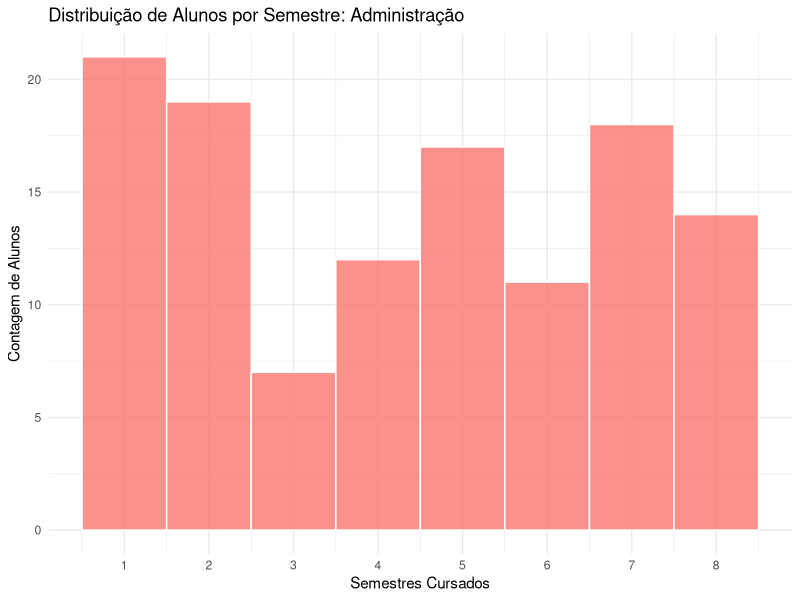
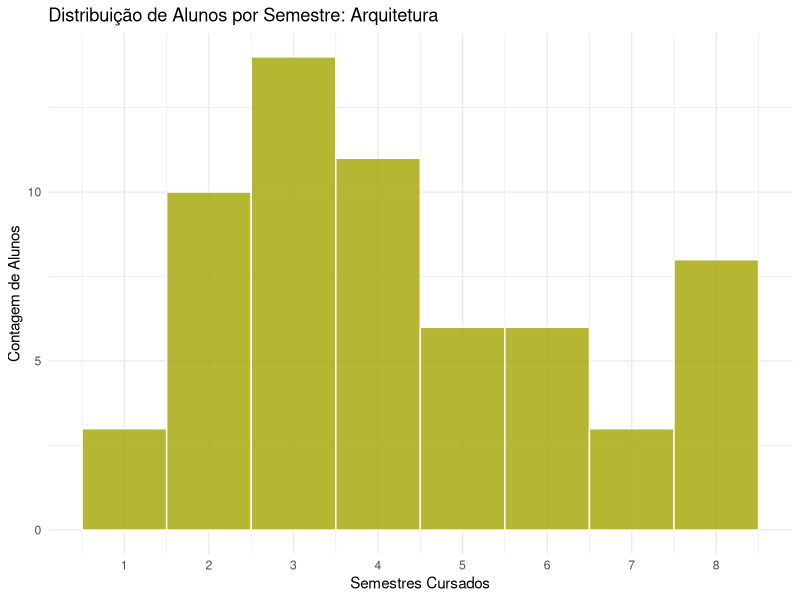
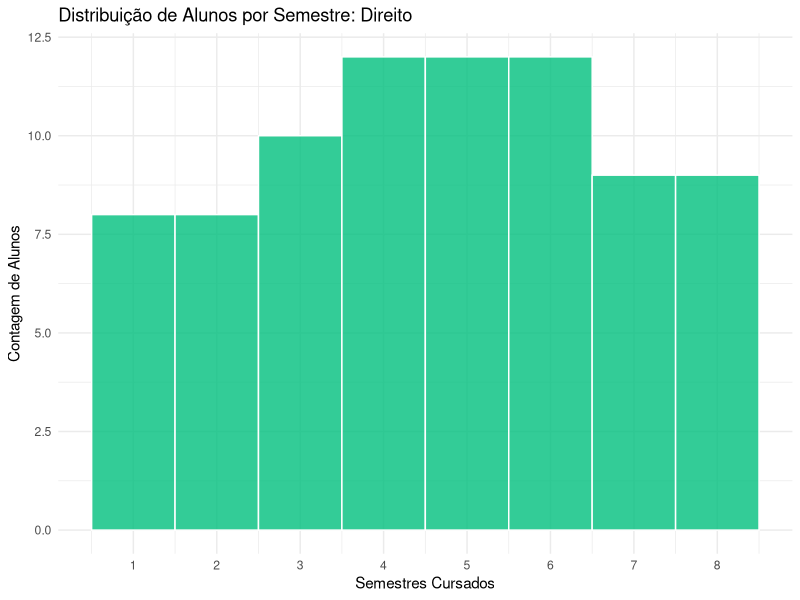
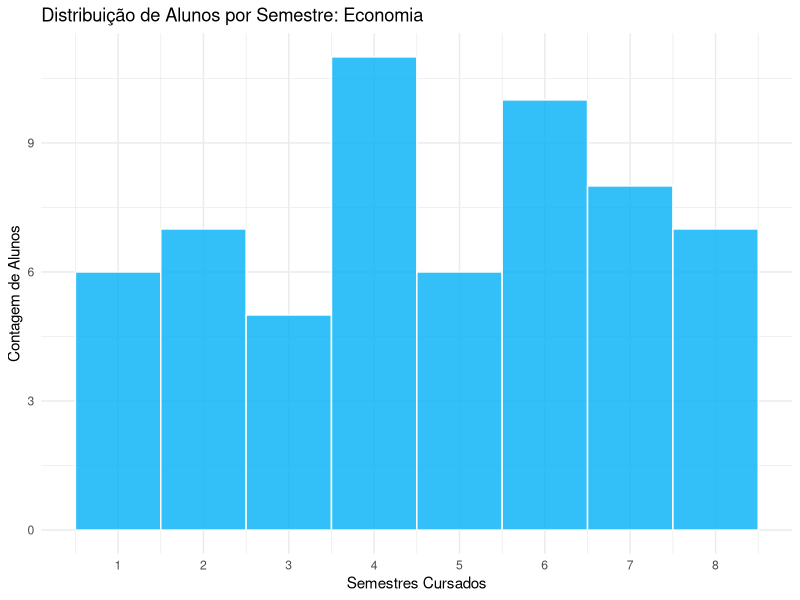
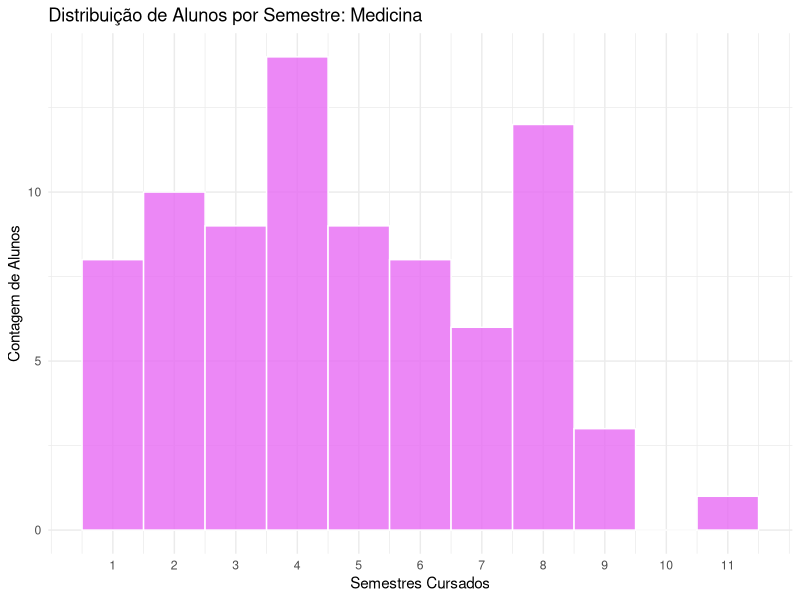
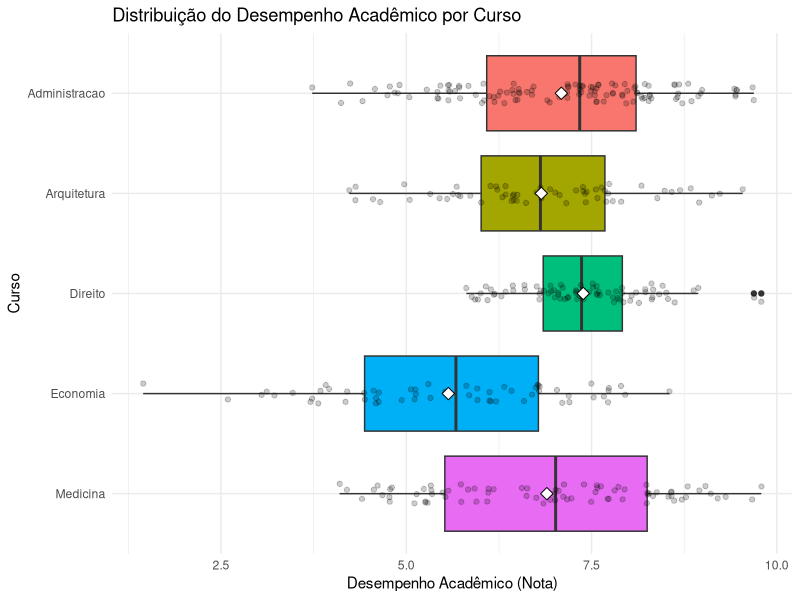
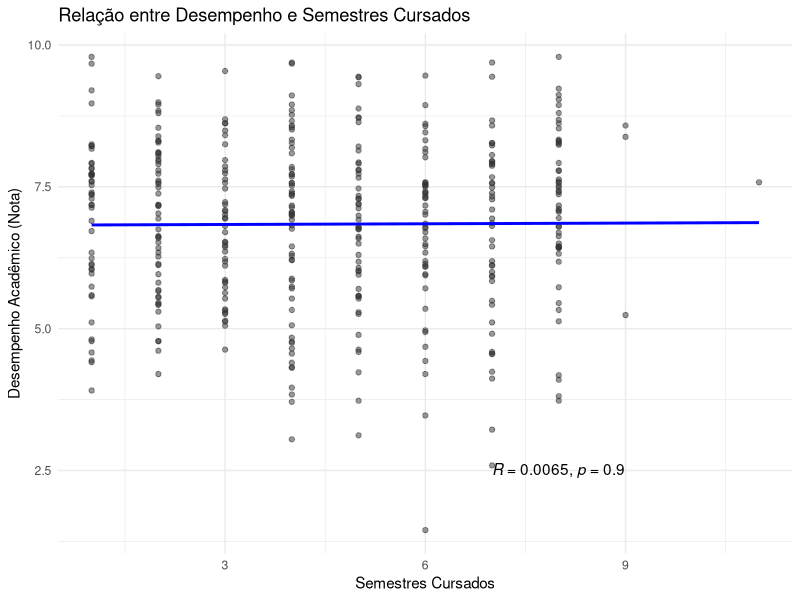
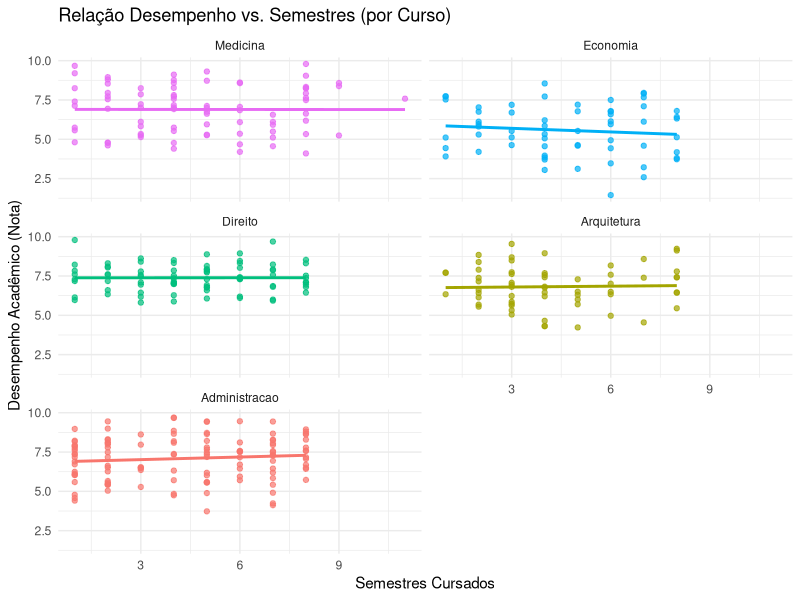

Reproduce these figures in R, in order.
# --- --- --- --- --- --- --- --- --- --- --- --- --- --- ---
# TRABALHO: ANÁLISE DE SATISFAÇÃO DA UNIVERSIDADE
# FASE 5: ANÁLISE EXPLORATÓRIA ADICIONAL (GRÁFICOS DE CONTEXTO)
# (Versão com ordenação de curso e cor do Gráfico 13 corrigida)
# --- --- --- --- --- --- --- --- --- --- --- --- --- --- ---

# 1. CARGA DE PACOTES E DADOS
# ------------------------------------------------
library(tidyverse)
library(ggpubr) # Para o stat_cor()

# Lendo os dados brutos
df <- read.csv2("./data/satisfacao.csv", header = TRUE, sep = ";")

# --- DEFINIÇÃO DA PALETA DE CORES CONSISTENTE (CORRIGIDA) ---
cores_cursos_palette <- c(
  "Administracao" = "#F8766D", # Vermelho/Coral
  "Arquitetura"   = "#A3A500", # Olive
  "Direito"       = "#00BF7D", # Verde
  "Economia"      = "#00B0F6", # Azul Claro
  "Medicina"      = "#E76BF3"  # Rosa/Magenta
)
# ------------------------------------------------

# Preparando os dados
df_analise <- df %>%
  mutate(
    Sexo_label = factor(Sexo, 
                        levels = c(0, 1), 
                        labels = c("Masculino", "Feminino")),
    Curso = factor(Curso, levels = c("Medicina", "Economia", "Direito", 
                                     "Arquitetura", "Administracao")),
    Nivel.de.satisfacao = factor(Nivel.de.satisfacao, 
                                 levels = c("Baixa", "Media", "Alta"))
  )


# 2. GRÁFICO 1 (Refatorado): Alunos por Semestre e por Curso
# ------------------------------------------------
# (Blocos 2.1 a 2.5 permanecem idênticos, gerando os 5 histogramas)
# --- 2.1: ADMINISTRAÇÃO ---
print("--- Gráfico 11.1: Semestres - Administração ---")
df_adm <- df_analise %>% filter(Curso == "Administracao")
max_sem_adm <- max(df_adm$Semestres.cursados)
grafico_adm <- ggplot(df_adm, aes(x = Semestres.cursados)) +
  geom_histogram(binwidth = 1, fill = cores_cursos_palette["Administracao"], color = "white", alpha = 0.8) +
  scale_x_continuous(breaks = seq(1, max_sem_adm, by = 1)) + 
  labs(title = "Distribuição de Alunos por Semestre: Administração",
       x = "Semestres Cursados", y = "Contagem de Alunos") +
  theme_minimal()
print(grafico_adm)
ggsave("./plots/11_hist_semestres_Administracao.png", plot = grafico_adm)

# --- 2.2: ARQUITETURA ---
print("--- Gráfico 11.2: Semestres - Arquitetura ---")
df_arq <- df_analise %>% filter(Curso == "Arquitetura")
max_sem_arq <- max(df_arq$Semestres.cursados)
grafico_arq <- ggplot(df_arq, aes(x = Semestres.cursados)) +
  geom_histogram(binwidth = 1, fill = cores_cursos_palette["Arquitetura"], color = "white", alpha = 0.8) +
  scale_x_continuous(breaks = seq(1, max_sem_arq, by = 1)) + 
  labs(title = "Distribuição de Alunos por Semestre: Arquitetura",
       x = "Semestres Cursados", y = "Contagem de Alunos") +
  theme_minimal()
print(grafico_arq)
ggsave("./plots/11_hist_semestres_Arquitetura.png", plot = grafico_arq)

# --- 2.3: DIREITO ---
print("--- Gráfico 11.3: Semestres - Direito ---")
df_dir <- df_analise %>% filter(Curso == "Direito")
max_sem_dir <- max(df_dir$Semestres.cursados)
grafico_dir <- ggplot(df_dir, aes(x = Semestres.cursados)) +
  geom_histogram(binwidth = 1, fill = cores_cursos_palette["Direito"], color = "white", alpha = 0.8) +
  scale_x_continuous(breaks = seq(1, max_sem_dir, by = 1)) + 
  labs(title = "Distribuição de Alunos por Semestre: Direito",
       x = "Semestres Cursados", y = "Contagem de Alunos") +
  theme_minimal()
print(grafico_dir)
ggsave("./plots/11_hist_semestres_Direito.png", plot = grafico_dir)

# --- 2.4: ECONOMIA ---
print("--- Gráfico 11.4: Semestres - Economia ---")
df_eco <- df_analise %>% filter(Curso == "Economia")
max_sem_eco <- max(df_eco$Semestres.cursados)
grafico_eco <- ggplot(df_eco, aes(x = Semestres.cursados)) +
  geom_histogram(binwidth = 1, fill = cores_cursos_palette["Economia"], color = "white", alpha = 0.8) +
  scale_x_continuous(breaks = seq(1, max_sem_eco, by = 1)) + 
  labs(title = "Distribuição de Alunos por Semestre: Economia",
       x = "Semestres Cursados", y = "Contagem de Alunos") +
  theme_minimal()
print(grafico_eco)
ggsave("./plots/11_hist_semestres_Economia.png", plot = grafico_eco)

# --- 2.5: MEDICINA ---
print("--- Gráfico 11.5: Semestres - Medicina ---")
df_med <- df_analise %>% filter(Curso == "Medicina")
max_sem_med <- max(df_med$Semestres.cursados) 
grafico_med <- ggplot(df_med, aes(x = Semestres.cursados)) +
  geom_histogram(binwidth = 1, fill = cores_cursos_palette["Medicina"], color = "white", alpha = 0.8) +
  scale_x_continuous(breaks = seq(1, max_sem_med, by = 1)) + 
  labs(title = "Distribuição de Alunos por Semestre: Medicina",
       x = "Semestres Cursados", y = "Contagem de Alunos") +
  theme_minimal()
print(grafico_med)
ggsave("./plots/11_hist_semestres_Medicina.png", plot = grafico_med)


# 3. GRÁFICO 12: Desempenho por Curso (COM ORDEM CORRIGIDA)
# ------------------------------------------------
print("--- Gráfico 12: Desempenho por Curso ---")
grafico_desempenho_curso <- ggplot(df_analise, aes(x = Curso, y = Desempenho.academico, fill = Curso)) +
  geom_boxplot(show.legend = FALSE) +
  geom_jitter(width = 0.1, alpha = 0.2, show.legend = FALSE) +
  stat_summary(fun = mean, geom = "point", shape = 23, size = 3, fill = "white") + 
  scale_fill_manual(values = cores_cursos_palette) +
  labs(title = "Distribuição do Desempenho Acadêmico por Curso",
       x = "Curso",
       y = "Desempenho Acadêmico (Nota)") +
  theme_minimal() +
  coord_flip() 
print(grafico_desempenho_curso)
ggsave("./plots/12_boxplot_desempenho_curso.png", plot = grafico_desempenho_curso)


# 4. GRÁFICO 13: Desempenho por Semestre (COM COR CINZA)
# ------------------------------------------------
print("--- Gráfico 13: Desempenho vs. Semestres Cursados ---")

grafico_desempenho_semestres <- ggplot(df_analise, aes(x = Semestres.cursados, y = Desempenho.academico)) +
  
  # --- MUDANÇA AQUI ---
  # Pontos agora são cinza escuro para evitar confusão com cores de curso
  geom_point(alpha = 0.5, color = "gray20") + 
  # --- FIM DA MUDANÇA ---
  
  geom_smooth(method = "lm", color = "blue", se = FALSE) + 
  stat_cor(method = "pearson", label.x = 7, label.y = 2.5) + # Posição do R
  labs(title = "Relação entre Desempenho e Semestres Cursados",
       x = "Semestres Cursados",
       y = "Desempenho Acadêmico (Nota)") +
  theme_minimal()
print(grafico_desempenho_semestres)
ggsave("./plots/13_dispersao_desempenho_semestres.png", plot = grafico_desempenho_semestres)


# 5. GRÁFICO 14: Desempenho por Semestre e por Curso (COM ORDEM CORRIGIDA)
# ------------------------------------------------
print("--- Gráfico 14: Desempenho vs. Semestres (Faceted by Curso) ---")
grafico_desempenho_semestres_curso <- ggplot(df_analise, aes(x = Semestres.cursados, y = Desempenho.academico, color = Curso)) +
  geom_point(alpha = 0.7, show.legend = FALSE) +
  geom_smooth(method = "lm", se = FALSE, show.legend = FALSE) + 
  scale_color_manual(values = cores_cursos_palette) +
  facet_wrap(~ Curso, ncol = 2) + 
  labs(title = "Relação Desempenho vs. Semestres (por Curso)",
       x = "Semestres Cursados",
       y = "Desempenho Acadêmico (Nota)") +
  theme_minimal()
print(grafico_desempenho_semestres_curso)
ggsave("./plots/14_dispersao_desempenho_semestres_por_curso.png", plot = grafico_desempenho_semestres_curso, width = 10, height = 8)

# --- --- --- --- --- --- --- --- --- --- --- --- --- --- ---
# FIM DA FASE 5
# --- --- --- --- --- --- --- --- --- --- --- --- --- --- ---